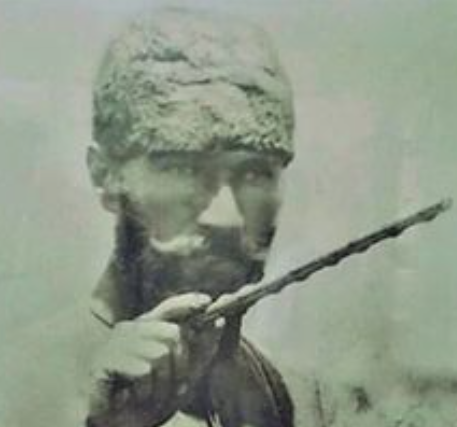
%> input picture Pictures/cubuk.PNG, 457 x 427 px
$ octave Kontrast_1234.m   (GNU Octave 9; MATLAB toolbox functions it lacks are replaced by stand-ins)
%> lines starting %> are read from the running program, lines starting %| are printed output that depends on the picture
%% MB0047 Bilgisayarda Grafik Arasýnav Ödevi
%% 1.1 Kontrast (Cubuk)
cubuk=imread('cubuk.png'); %%resim dosyasý bir matrise aktarýlýr.
%> cubuk is the input picture: size 427x457x3 uint8; mean R, G, B 142.7, 152.8, 136.8
figure, imshow(cubuk); %resim olarak görüntelenir.
title('Cubuk Resminin Orijinal Hali');
%% Griye Çevirme (Çubuk)
cubuk2=rgb2gray(cubuk); %%resim griye çevirilir.
figure, imshow(cubuk2); %resim olarak görüntelenir.
title('Cubuk Griye Çevirilmiþ Hali');
figure, imhist(cubuk2); %histogram olarak görüntelenir.
title('Gri Histogram')
%> figure, not shown here; highest point at x = 169, y = 8299
%% Kontrast Ayarlama (Çubuk)
a=50; b=200; c=5; d=250; %histogram deðerleri geniþletildi

[m,n]=size(cubuk2);
%> m = 427; n = 457
yenicubuk=cubuk2;
for x=1:m
    for y=1:n
        yenicubuk(x,y)=((d-c)/(b-a))*(cubuk2(x,y)-a)+c;
    end
end
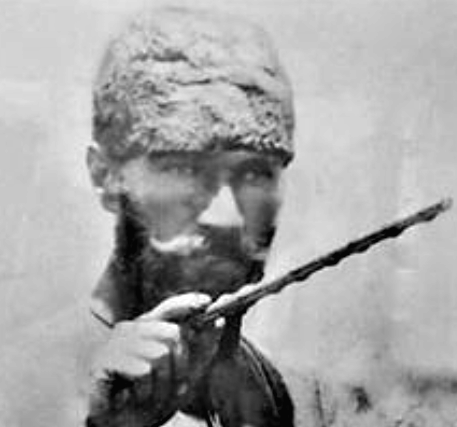
%> yenicubuk: size 427x457 uint8; min 5, max 255, mean 165.1
figure, imshow(yenicubuk);
figure, imhist(yenicubuk);
title('Kontrastý Arttýrýlmýþ Hali');
%> figure, not shown here; highest point at x = 199, y = 8299
%% 1.2 Kontrast (lowcont)
lowcont=imread('lowcontrast.png'); %%resim dosyasý bir matrise aktarýlýr.
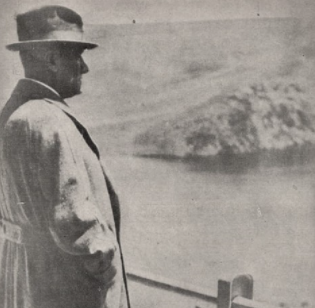
%> input picture Pictures/lowcontrast.PNG, 315 x 308 px
%> lowcont is the input picture: size 308x315x3 uint8; mean R, G, B 151.7, 146.5, 140.9
figure, imshow(lowcont); %resim olarak görüntelenir.
title('Cubuk Resminin Orijinal Hali');
%% Griye Çevirme (lowcont)
lowcont2=rgb2gray(lowcont); %%resim griye çevirilir.
figure, imshow(lowcont2);
title('lowcont Griye Çevirilmiþ Hali');
figure, imhist(lowcont2);
title('Gri Histogram')
%> figure, not shown here; highest point at x = 169, y = 2991
%% Kontrast Ayarlama (lowcont)
a=40; b=200; c=5; d=250; %histogram deðerleri geniþletildi


[m,n]=size(lowcont2)
%> m = 308; n = 315
yenilowcont=lowcont2;
for x=1:m
    for y=1:n
        yenilowcont(x,y)=((d-c)/(b-a))*(lowcont2(x,y)-a)+c;
    end
end
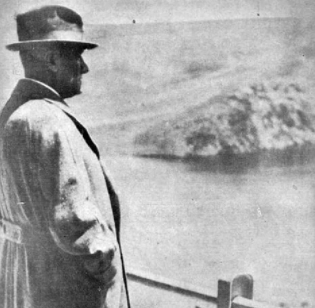
%> yenilowcont: size 308x315 uint8; min 5, max 255, mean 169.5
figure, imhist(yenilowcont);
figure, imshow(yenilowcont);
title('Kontrastý Arttýrýlmýþ Hali');
%% 1.3 Kontrast (Tree)
tree=imread('snow_tree.png'); %%resim dosyasý bir matrise aktarýlýr.
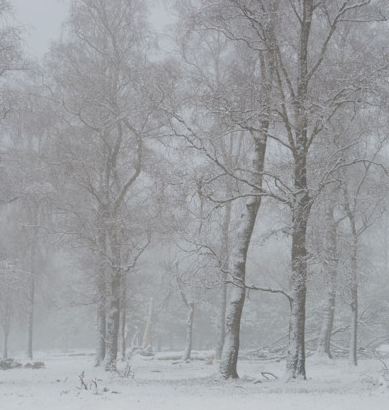
%> input picture Pictures/snow_tree.PNG, 389 x 410 px
%> tree is the input picture: size 410x389x3 uint8; mean R, G, B 156.6, 158.5, 161.6
figure, imshow(tree); %resim olarak görüntelenir.
title('Tree Resminin Orijinal Hali');
%% Griye Çevirme (Tree)
tree2=rgb2gray(tree); %%resim griye çevirilir.
figure, imshow(tree2);
title('Tree Griye Çevirilmiþ Hali');
figure, imhist(tree2);
title('Gri Histogram')
%> figure, not shown here; highest point at x = 157, y = 4228
%% Kontrast Ayarlama (Tree)
a=90; b=205; c=5; d=250; %histogram deðerleri geniþletildi


[m,n]=size(tree2)
%> m = 410; n = 389
yenitree=tree2;
for x=1:m
    for y=1:n
        yenitree(x,y)=((d-c)/(b-a))*(tree2(x,y)-a)+c;
    end
end
figure, imhist(yenitree);
figure, imshow(yenitree);
title('Kontrastý Arttýrýlmýþ Hali');
%% 1.4 Kontrast (Stone)
stone=imread('stone.png'); %%resim dosyasý bir matrise aktarýlýr.
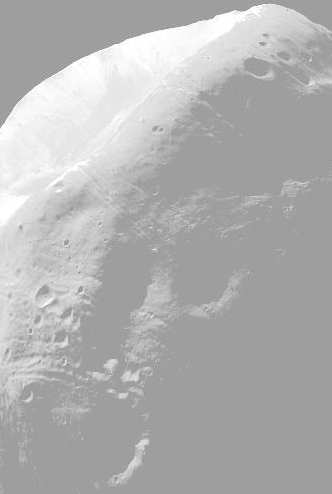
%> input picture Pictures/stone.PNG, 332 x 494 px
%> stone is the input picture: size 494x332x3 uint8; min 130, max 255, mean 177
figure, imshow(stone); %resim olarak görüntelenir.
title('Stone Resminin Orijinal Hali');
%% Griye Çevirme (Stone)
stone2=rgb2gray(stone); %%resim griye çevirilir.
figure, imshow(stone2);
title('Griye Çevirilmiþ Hali');
figure, imhist(stone2);
title('Gri Histogram')
%> figure, not shown here; highest point at x = 158, y = 81589

%% Kontrast Ayarlama (Stone)
a=150; b=250; c=5; d=250; %histogram deðerleri geniþletildi


[m,n]=size(stone2)
%> m = 494; n = 332
yenistone=stone2;
for x=1:m
    for y=1:n
        yenistone(x,y)=((d-c)/(b-a))*(stone2(x,y)-a)+c;
    end
end
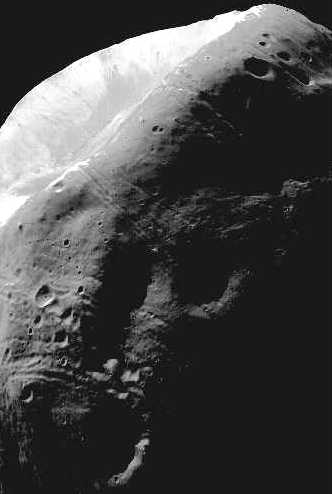
%> yenistone: size 494x332 uint8; min 5, max 255, mean 71.4
figure, imhist(yenistone);
%> after `imhist(yenistone)`:
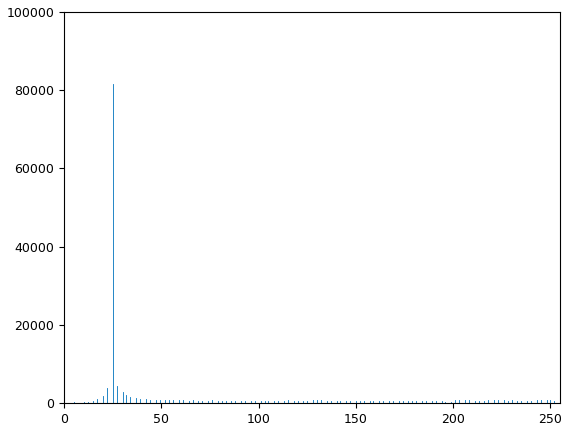
%> figure redrawn from the program's plot data; highest point at x = 25, y = 81589
figure, imshow(yenistone);
